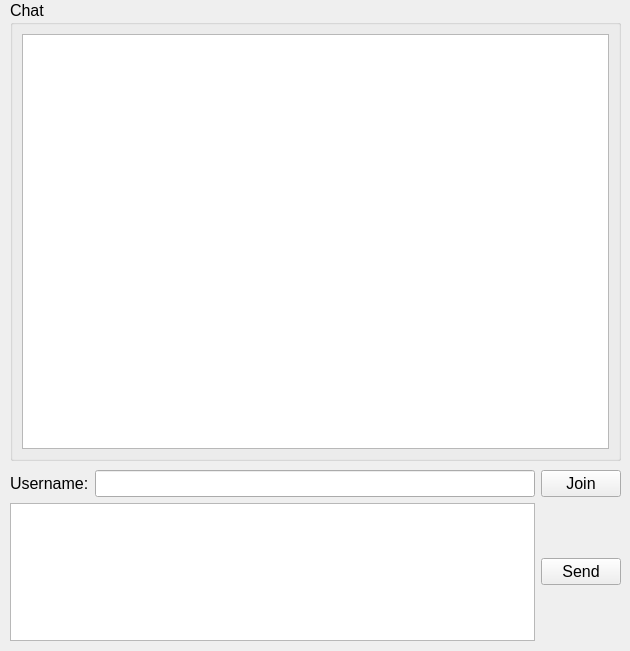
<?xml version="1.0" encoding="UTF-8"?>
<ui version="4.0">
 <class>MainWindow</class>
 <widget class="QMainWindow" name="MainWindow">
  <property name="geometry">
   <rect>
    <x>0</x>
    <y>0</y>
    <width>630</width>
    <height>651</height>
   </rect>
  </property>
  <property name="windowTitle">
   <string>MainWindow</string>
  </property>
  <widget class="QWidget" name="centralwidget">
   <widget class="QGroupBox" name="groupBox">
    <property name="enabled">
     <bool>true</bool>
    </property>
    <property name="geometry">
     <rect>
      <x>10</x>
      <y>0</y>
      <width>611</width>
      <height>461</height>
     </rect>
    </property>
    <property name="font">
     <font>
      <pointsize>12</pointsize>
     </font>
    </property>
    <property name="title">
     <string>Chat</string>
    </property>
    <layout class="QHBoxLayout" name="horizontalLayout">
     <item>
      <widget class="QTextEdit" name="textEditChat">
       <property name="enabled">
        <bool>true</bool>
       </property>
       <property name="readOnly">
        <bool>true</bool>
       </property>
      </widget>
     </item>
    </layout>
   </widget>
   <widget class="QWidget" name="widget" native="true">
    <property name="geometry">
     <rect>
      <x>10</x>
      <y>470</y>
      <width>611</width>
      <height>171</height>
     </rect>
    </property>
    <layout class="QGridLayout" name="gridLayout">
     <property name="sizeConstraint">
      <enum>QLayout::SetMinimumSize</enum>
     </property>
     <item row="0" column="0">
      <widget class="QLabel" name="labelUnsername">
       <property name="font">
        <font>
         <pointsize>12</pointsize>
        </font>
       </property>
       <property name="text">
        <string>Username:</string>
       </property>
      </widget>
     </item>
     <item row="0" column="1">
      <widget class="QLineEdit" name="lineEdit">
       <property name="font">
        <font>
         <pointsize>12</pointsize>
        </font>
       </property>
      </widget>
     </item>
     <item row="0" column="2">
      <widget class="QPushButton" name="pushButtonJoin">
       <property name="font">
        <font>
         <pointsize>12</pointsize>
        </font>
       </property>
       <property name="text">
        <string>Join</string>
       </property>
      </widget>
     </item>
     <item row="1" column="2">
      <widget class="QPushButton" name="pushButtonSend">
       <property name="font">
        <font>
         <pointsize>12</pointsize>
        </font>
       </property>
       <property name="text">
        <string>Send</string>
       </property>
      </widget>
     </item>
     <item row="1" column="0" colspan="2">
      <widget class="QTextEdit" name="textEditMessage">
       <property name="font">
        <font>
         <pointsize>12</pointsize>
        </font>
       </property>
      </widget>
     </item>
    </layout>
   </widget>
  </widget>
  <action name="actionExit">
   <property name="text">
    <string>Exit</string>
   </property>
  </action>
 </widget>
 <resources/>
 <connections/>
</ui>
